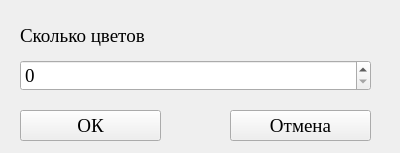
<?xml version="1.0" encoding="UTF-8"?>
<ui version="4.0">
 <class>Form</class>
 <widget class="QWidget" name="Form">
  <property name="geometry">
   <rect>
    <x>0</x>
    <y>0</y>
    <width>400</width>
    <height>153</height>
   </rect>
  </property>
  <property name="windowTitle">
   <string>Form</string>
  </property>
  <widget class="QPushButton" name="btn_no">
   <property name="geometry">
    <rect>
     <x>230</x>
     <y>110</y>
     <width>141</width>
     <height>31</height>
    </rect>
   </property>
   <property name="font">
    <font>
     <family>Times New Roman</family>
     <pointsize>14</pointsize>
    </font>
   </property>
   <property name="text">
    <string>Отмена</string>
   </property>
  </widget>
  <widget class="QPushButton" name="btn_ok">
   <property name="geometry">
    <rect>
     <x>20</x>
     <y>110</y>
     <width>141</width>
     <height>31</height>
    </rect>
   </property>
   <property name="font">
    <font>
     <family>Times New Roman</family>
     <pointsize>14</pointsize>
    </font>
   </property>
   <property name="text">
    <string>ОК</string>
   </property>
  </widget>
  <widget class="QSpinBox" name="numb">
   <property name="geometry">
    <rect>
     <x>20</x>
     <y>60</y>
     <width>351</width>
     <height>31</height>
    </rect>
   </property>
   <property name="font">
    <font>
     <family>Times New Roman</family>
     <pointsize>14</pointsize>
    </font>
   </property>
  </widget>
  <widget class="QLabel" name="label">
   <property name="geometry">
    <rect>
     <x>20</x>
     <y>20</y>
     <width>311</width>
     <height>31</height>
    </rect>
   </property>
   <property name="font">
    <font>
     <family>Times New Roman</family>
     <pointsize>14</pointsize>
    </font>
   </property>
   <property name="text">
    <string>Сколько цветов</string>
   </property>
  </widget>
 </widget>
 <resources/>
 <connections/>
</ui>
